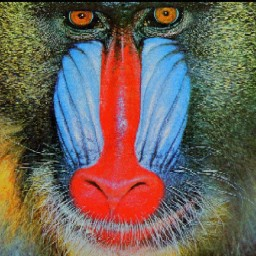
#> input picture 4.ImageProcessing/lesson_4_9_rgba_color_space_and_more/input/mandrill.jpg, 256 x 256 px
$ jupyter execute alpha_channel.ipynb
#> lines starting #> are read from the running program, lines starting #| are printed output that depends on the picture
[cell 1]
import cv2
import numpy as np
import matplotlib.pyplot as plt

[cell 2]
image = cv2.imread("input/mandrill.jpg")
#> image is the input picture: shape (256, 256, 3); mean B, G, R 87.9, 97.8, 110.4
image.shape
#> Out = (256, 256, 3)

[cell 3]
image = cv2.cvtColor(image, cv2.COLOR_BGR2BGRA)
#> image: shape (256, 256, 4)
image.shape
#> Out = (256, 256, 4)

[cell 4]
image[30:70, 40:100, 3] = 0
image[100:150, 50:140, 3] = 127
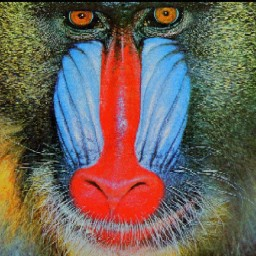
#> image: shape (256, 256, 4); mean B, G, R, A 87.9, 97.8, 110.4, 236.9

cv2.imwrite("result.png", image)
#> Out = True


$ run again, with 4.ImageProcessing/lesson_4_9_rgba_color_space_and_more/input/peppers.jpg copied over 4.ImageProcessing/lesson_4_9_rgba_color_space_and_more/input/mandrill.jpg
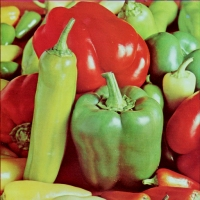
#> input picture 4.ImageProcessing/lesson_4_9_rgba_color_space_and_more/input/peppers.jpg, 200 x 200 px
#> image is the input picture: shape (200, 200, 3); mean B, G, R 66.3, 115.1, 149.3
#> `image[100:150, 50:140, 3] = 127`:
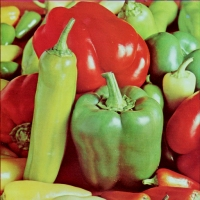
#> image: shape (200, 200, 4); mean B, G, R, A 66.3, 115.1, 149.3, 225.3
#> `cv2.imwrite("result.png", image)`: Out = True

$ run again, with 4.ImageProcessing/lesson_4_9_rgba_color_space_and_more/input/sajjad2.jpg copied over 4.ImageProcessing/lesson_4_9_rgba_color_space_and_more/input/mandrill.jpg
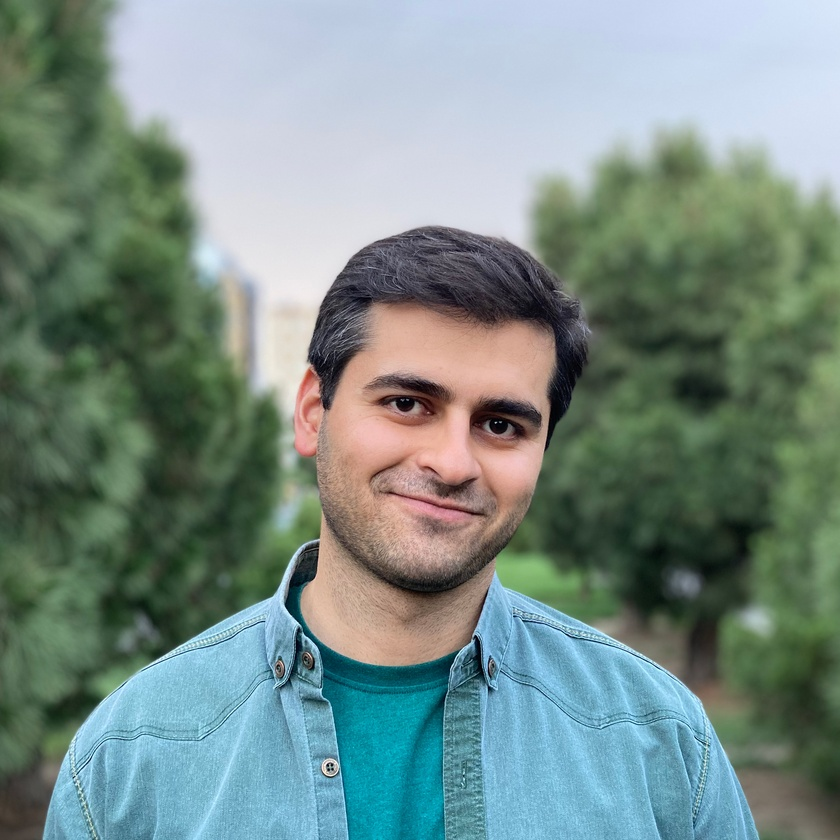
#> input picture 4.ImageProcessing/lesson_4_9_rgba_color_space_and_more/input/sajjad2.jpg, 840 x 840 px, shrunk from 2735 x 2735 before the run
#> image is the input picture: shape (840, 840, 3); mean B, G, R 134.8, 140.5, 120.3
#> `image[100:150, 50:140, 3] = 127`:
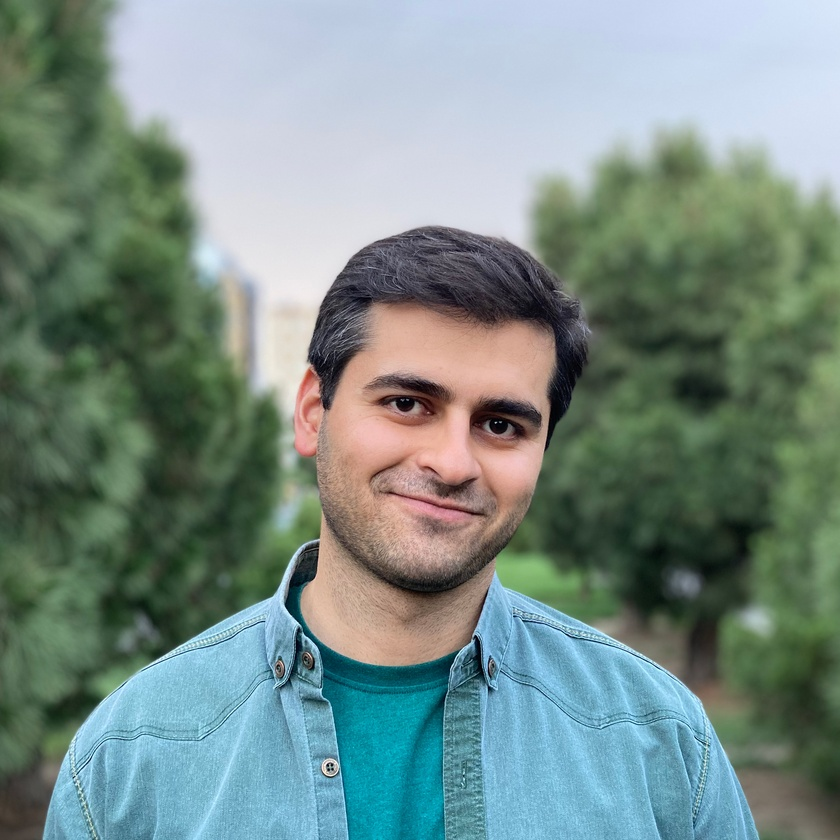
#> image: shape (840, 840, 4); mean B, G, R, A 134.8, 140.5, 120.3, 253.3
#> `cv2.imwrite("result.png", image)`: Out = True
